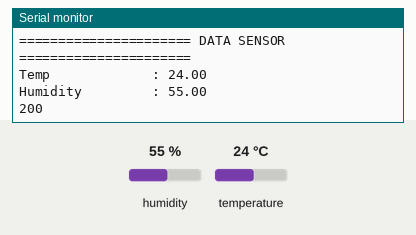
This sketch was run on a simulated ESP8266 (NodeMCU). Shown: the last lines printed to the serial monitor. The test bench sets the inputs (shaded band); at power-on: humidity 55 %, temperature 24 °C. WiFi joins after 1.5 s; servers stay silent unless stated; uploads are accepted with an empty reply.

Above: at 2.7 s.
2.8 s: humidity set to 22 %
At 5.02 s:
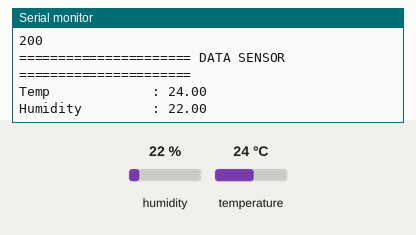
7.0 s: temperature set to 12 °C
At 8.9 s:
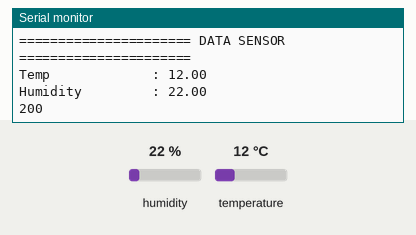
11.2 s: humidity set to 40 %
At 12.8 s:
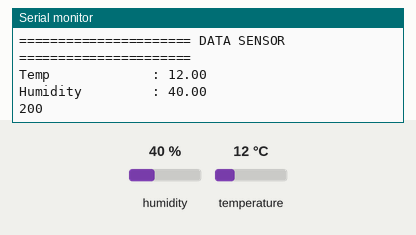
Timing chart, 0 to 14.3 s (numbered marks = the images above; inputs shaded):
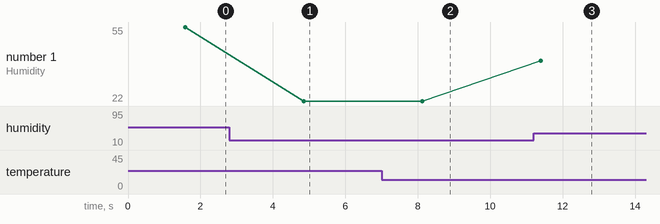

Measured:
- after the input at 2.8 s, the serial monitor: prints a new line after 2.0 s (image 1)
- after the input at 7.0 s, the serial monitor: prints a new line after 1.1 s (image 2)
- after the input at 11.2 s, the serial monitor: prints a new line after 0.19 s (image 3)
- plotted number 1: 55 → 22 after the input at 2.8 s, 22 → 40 after the input at 11.2 s

The sketch:

supabase_esp8266_suhu.ino
```cpp
#include <ESP8266WiFi.h>
#include <WiFiClientSecure.h>
#include <ESP8266HTTPClient.h>
#include "DHT.h"

// -------------------- KONFIG WIFI - SUPABASE - DHT11 - LOKALTIME --------------------
const char* ssid = "P1";
const char* password = "69696969";

const String supabaseURL = "https://qrystrtfrixzdmpdqaji.supabase.co";
const String apiKey ="eyJhbGciOiJIUzI1NiIsInR5cCI6IkpXVCJ9.eyJpc3MiOiJzdXBhYmFzZSIsInJlZiI6InFyeXN0cnRmcml4emRtcGRxYWppIiwicm9sZSI6ImFub24iLCJpYXQiOjE3NjQ0MTE4OTksImV4cCI6MjA3OTk4Nzg5OX0.64DSATRINkd3QCJZPaDczQj2H0rsJPAKKW4IyW3U6Ig";

#define DHTPIN D2
#define DHTTYPE DHT11
DHT dht(DHTPIN, DHTTYPE);

HTTPClient https;
WiFiClientSecure client;

//Interval Kirim
int sendingInterval = 3000;
// -------------------------------------------------------------------------------------

void setup() {
 Serial.begin(9600);
// Menghubungkan ke Wi-Fi
 connectToWiFi();
// HTTPS tanpa validasi sertifikat
 client.setInsecure();
// DHT11
  dht.begin();
}

void loop() {
// Cek status koneksi Wi-Fi
 if (WiFi.status() == WL_CONNECTED) {
 // Membaca DHT
    float t, h;
    bacaDHT(t, h);
 // Mengirim data ke Supabase
    sendToSupabase(t, h);

 } else {
   Serial.println("Error Koneksi Wifi");
 }
 delay(sendingInterval);
}

// ---------------------------------------------------------
// 1. Fungsi untuk Menghubungkan Wi-Fi
// ---------------------------------------------------------
void connectToWiFi() {
 Serial.print("Connecting to Wi-Fi");
 WiFi.begin(ssid, password);
 while (WiFi.status() != WL_CONNECTED) {
 delay(500);
 Serial.print(".");
 }
 Serial.println("");
 Serial.println("Wi-Fi connected.");
 Serial.println("IP address: ");
 Serial.println(WiFi.localIP());
}

// ---------------------------------------------------------
// 2. Fungsi membaca sensor DHT11
// ---------------------------------------------------------
void bacaDHT(float &t, float &h) {
  t = dht.readTemperature();
  h = dht.readHumidity();

  Serial.println("====================== DATA SENSOR ======================");
  Serial.println("Temp             : " + String(t));
  Serial.println("Humidity         : " + String(h));
}

// ---------------------------------------------------------
// 3. Fungsi Mengirim Data ke Supabase
// ---------------------------------------------------------
void sendToSupabase(float t, float h) {
 // Menyusun data JSON untuk dikirim
  String postData = "{\"suhu\":" + String(t, 2) +
                    ",\"kelembaban\":" + String(h, 2) + "}";

 // Mengirim permintaan POST ke Supabase
 https.begin(client, supabaseURL + "/rest/v1/Sensor");
 https.addHeader("Content-Type", "application/json");
 https.addHeader("Prefer", "return=representation");
 https.addHeader("apikey", apiKey);
 https.addHeader("Authorization", "Bearer " + apiKey);
 // Mengirim data JSON
 int httpCode = https.POST(postData);
 String payload = https.getString();
  // Menampilkan hasil HTTP
 Serial.println(httpCode);
 Serial.println(payload);
 https.end(); // Menutup koneksi
}
```
